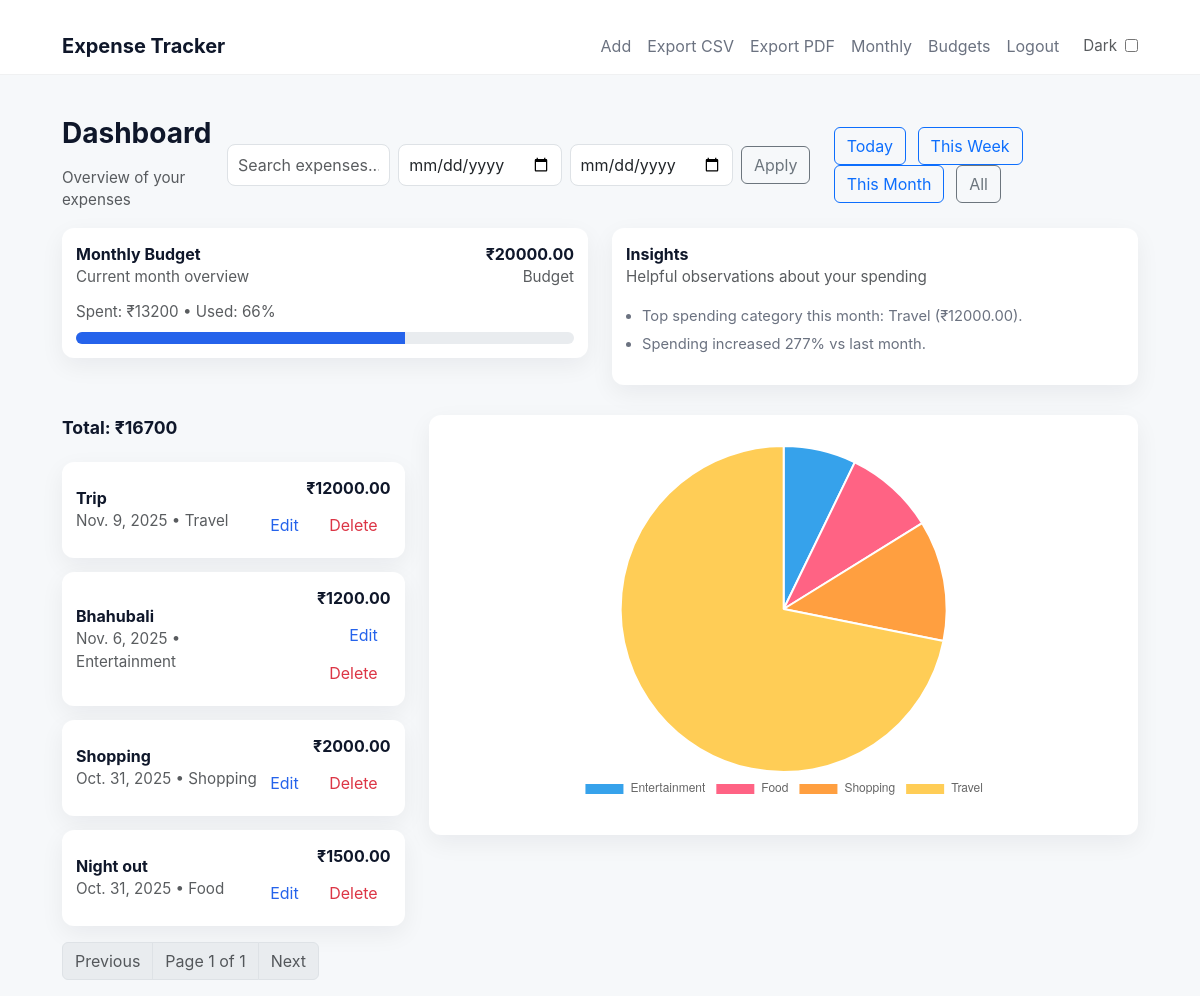
The app's page / (signed in) with its own data.
### expenses/models.py (models this page shows, shortened)
class Budget(models.Model):
    user = models.ForeignKey(User, on_delete=models.CASCADE, related_name="budgets")
    month_start = models.DateField(help_text="First day of month (e.g. 2025-11-01)")
    amount = models.DecimalField(max_digits=10, decimal_places=2)
    created_at = models.DateTimeField(auto_now_add=True)
    class Meta:
        unique_together = ("user", "month_start")
        ordering = ("-month_start",)

class Expense(models.Model):
    user = models.ForeignKey(User, on_delete=models.CASCADE, related_name="expenses")
    description = models.CharField(max_length=255)
    amount = models.DecimalField(max_digits=10, decimal_places=2)
    category = models.CharField(max_length=50, choices=CATEGORY_CHOICES, default="Other")
    date = models.DateField()
    notes = models.TextField(blank=True, null=True)
    created_at = models.DateTimeField(auto_now_add=True)
    class Meta:
        ordering = ["-date", "-created_at"]

### expenses/views.py (the view)
# urls.py: path("", views.dashboard, name="dashboard"),
@login_required
def dashboard(request):
    user = request.user
    qs = Expense.objects.filter(user=user)
    q = request.GET.get("q", "").strip()
    if q:
        qs = qs.filter(Q(description__icontains=q) | Q(notes__icontains=q) | Q(category__icontains=q))
    date_from = request.GET.get("from", "")
    date_to = request.GET.get("to", "")
    try:
        if date_from:
            qs = qs.filter(date__gte=date_from)
        if date_to:
            qs = qs.filter(date__lte=date_to)
    except Exception:
        pass
    filter_by = request.GET.get("filter", "all")
    if filter_by == "today":
        qs = qs.filter(date=date.today())
    elif filter_by == "week":
        start = date.today() - timedelta(days=date.today().weekday())
        qs = qs.filter(date__gte=start)
    elif filter_by == "month":
        qs = qs.filter(date__year=date.today().year, date__month=date.today().month)
    page = request.GET.get("page", 1)
    paginator = Paginator(qs, 6)
    page_obj = paginator.get_page(page)
    total = qs.aggregate(total=Sum("amount"))["total"] or 0
    category_totals = qs.values("category").annotate(sum=Sum("amount"))
    labels = [c["category"] for c in category_totals]
    data = [float(c["sum"]) for c in category_totals]
    month_start = date.today().replace(day=1)
    try:
        current_budget = Budget.objects.get(user=user, month_start=month_start)
        spent_this_month = Expense.objects.filter(user=user, date__year=month_start.year, date__month=month_start.month).aggregate(total=Sum("amount"))["total"] or 0
        budget_pct = (float(spent_this_month) / float(current_budget.amount)) * 100 if current_budget.amount else 0
    except Budget.DoesNotExist:
        current_budget = None
        spent_this_month = 0
        budget_pct = 0
    insights = []
    month_qs = Expense.objects.filter(user=user, date__year=month_start.year, date__month=month_start.month)
    top = month_qs.values("category").annotate(sum=Sum("amount")).order_by("-sum").first()
    if top:
        insights.append(f"Top spending category this month: {top['category']} (₹{float(top['sum']):.2f}).")
    prev_month = (month_start - timedelta(days=1)).replace(day=1)
    this_total = float(month_qs.aggregate(total=Sum("amount"))["total"] or 0)
    prev_total = float(Expense.objects.filter(user=user, date__year=prev_month.year, date__month=prev_month.month).aggregate(total=Sum("amount"))["total"] or 0)
    if prev_total > 0:
        change_pct = ((this_total - prev_total) / prev_total) * 100
        if change_pct > 10:
            insights.append(f"Spending increased {change_pct:.0f}% vs last month.")
        elif change_pct < -10:
            insights.append(f"Spending decreased {abs(change_pct):.0f}% vs last month.")
    elif this_total > 0 and prev_total == 0:
        insights.append("New spending this month (no expenses recorded last month).")
    if current_budget:
        if budget_pct >= 100:
            insights.append("Alert: You have exceeded your budget for this month.")
        elif budget_pct >= 90:
            insights.append("Warning: You have used 90%+ of your budget this month.")
    context = {
        "expenses": page_obj,
        "page_obj": page_obj,
        "total": total,
        "labels": labels,
        "data": data,
        "filter_by": filter_by,
        "q": q,
        "current_budget": current_budget,
        "spent_this_month": spent_this_month,
        "budget_pct": int(budget_pct),
        "insights": insights,
    }
    return render(request, "expenses/dashboard.html", context)

### templates/expenses/dashboard.html (shortened to what this page needs)
{% extends "expenses/base.html" %}
{% block content %}
<div class="d-flex justify-content-between align-items-center mb-3">
  <div>
    <h3>Dashboard</h3>
    <div class="small text-muted">Overview of your expenses</div>
  </div>
  <div class="d-flex align-items-center">
    <form method="get" class="d-flex align-items-center me-3" style="gap:8px">
      <input class="form-control" name="q" placeholder="Search expenses..." value="{{ q|default:'' }}">
      <input class="form-control" type="date" name="from" value="{{ request.GET.from }}">
      <input class="form-control" type="date" name="to" value="{{ request.GET.to }}">
      <button class="btn btn-outline-secondary" type="submit">Apply</button>
    </form>
    <div>
      <a class="btn btn-outline-primary btn-filter" href="?filter=today">Today</a>
      <a class="btn btn-outline-primary btn-filter" href="?filter=week">This Week</a>
      <a class="btn btn-outline-primary btn-filter" href="?filter=month">This Month</a>
      <a class="btn btn-outline-secondary btn-filter" href="{% url 'expenses:dashboard' %}">All</a>
    </div>
  </div>
</div>
<div class="row mb-3">
  <div class="col-md-6">
    <div class="card-exp">
      <div class="d-flex justify-content-between align-items-start">
        <div>
          <div style="font-weight:700; font-size:1rem">Monthly Budget</div>
          <div class="small text-muted">Current month overview</div>
        </div>
        {% if current_budget %}
          <div class="text-end">
            <div style="font-weight:700">₹{{ current_budget.amount }}</div>
            <div class="small text-muted">Budget</div>
          </div>
        {% else %}
          <div class="text-end small text-muted">No budget set</div>
        {% endif %}
      </div>
      {% if current_budget %}
      <div style="margin-top:12px">
        <div class="small text-muted">Spent: ₹{{ spent_this_month }} • Used: {{ budget_pct }}%</div>
        <div class="progress" style="height:12px; margin-top:8px; border-radius:8px; overflow:hidden;">
          <div class="progress-bar" role="progressbar" style="width: {{ budget_pct }}%; background: var(--accent);" aria-valuenow="{{ budget_pct }}" aria-valuemin="0" aria-valuemax="100"></div>
        </div>
      </div>
      {% else %}
      <div class="small text-muted" style="margin-top:12px;">Create a budget on the Budgets page to track monthly spending.</div>
      {% endif %}
    </div>
  </div>
  <div class="col-md-6">
    <div class="card-exp">
      <div style="font-weight:700">Insights</div>
      <div class="small text-muted">Helpful observations about your spending</div>
      <ul class="mt-3" style="padding-left:16px;">
        {% if insights %}
          {% for it in insights %}
            <li class="small" style="margin-bottom:6px;">{{ it }}</li>
          {% endfor %}
        {% else %}
          <li class="small text-muted">No insights yet — add some expenses to generate insights.</li>
        {% endif %}
      </ul>
    </div>
  </div>
</div>
<div class="row">
  <div class="col-md-4">
    <div class="total-box">Total: ₹{{ total }}</div>
    <ul class="list-unstyled">
      {% for exp in expenses %}
      <li class="mb-2">
        <div class="card-exp d-flex justify-content-between align-items-center">
          <div>
            <div style="font-weight:700">{{ exp.description }}</div>
            <div class="small text-muted">{{ exp.date }} • {{ exp.category }}</div>
          </div>
          <div class="text-end">
            <div style="font-weight:700">₹{{ exp.amount }}</div>
            <div style="margin-top:6px">
              <a href="{% url 'expenses:edit' exp.pk %}" class="btn btn-link">Edit</a>
              <a href="{% url 'expenses:delete' exp.pk %}" class="btn btn-link text-danger">Delete</a>
            </div>
          </div>
        </div>
      </li>
      {% empty %}
      <li><div class="card-exp">No expenses yet.</div></li>
      {% endfor %}
    </ul>
    {% if page_obj %}
    <nav aria-label="Page navigation">
      <ul class="pagination">
        {% if page_obj.has_previous %}
          <li class="page-item">
            <a class="page-link" href="?{% if q %}q={{ q }}&{% endif %}page={{ page_obj.previous_page_number }}{% if filter_by %}&filter={{ filter_by }}{% endif %}">Previous</a>
          </li>
        {% else %}
          <li class="page-item disabled"><span class="page-link">Previous</span></li>
        {% endif %}
        <li class="page-item disabled"><span class="page-link">Page {{ page_obj.number }} of {{ page_obj.paginator.num_pages }}</span></li>
        {% if page_obj.has_next %}
          <li class="page-item">
            <a class="page-link" href="?{% if q %}q={{ q }}&{% endif %}page={{ page_obj.next_page_number }}{% if filter_by %}&filter={{ filter_by }}{% endif %}">Next</a>
          </li>
        {% else %}
          <li class="page-item disabled"><span class="page-link">Next</span></li>
        {% endif %}
      </ul>
    </nav>
    {% endif %}
  </div>
  <div class="col-md-8">
    <div class="chart-card">
      <canvas id="categoryChart" style="width:100%;height:100%;max-height:360px;"></canvas>
    </div>
  </div>
</div>
<script>
  const labels = {{ labels|safe }};
  const data = {{ data|safe }};
  const ctx = document.getElementById('categoryChart').getContext('2d');
  const categoryChart = new Chart(ctx, {
    type: 'pie',
    data: {
      labels: labels,
      datasets: [{ data: data }]
    },
    options: {
      responsive: true,
      maintainAspectRatio: false,
      plugins: { legend: { position: 'bottom' } }
    }
  });
  window.addEventListener('resize', () => categoryChart.resize());
</script>
{% endblock %}

### templates/expenses/base.html (shortened to what this page needs)
{% load static %}
<!doctype html>
<html>
<head>
  <link href="https://cdn.jsdelivr.net/npm/bootstrap@5.3.0/dist/css/bootstrap.min.css" rel="stylesheet">
  <link rel="stylesheet" href="{% static 'expenses/styles.css' %}">
</head>
<body>
<nav class="navbar navbar-expand-lg">
  <div class="container">
    <a class="navbar-brand" href="{% url 'expenses:dashboard' %}">Expense Tracker</a>
    <div class="collapse navbar-collapse">
      <ul class="navbar-nav ms-auto align-items-center">
        {% if user.is_authenticated %}
          <li class="nav-item"><a class="nav-link" href="{% url 'expenses:add' %}">Add</a></li>
          <li class="nav-item"><a class="nav-link" href="{% url 'expenses:export_csv' %}">Export CSV</a></li>
          <li class="nav-item"><a class="nav-link" href="{% url 'expenses:export_pdf' %}">Export PDF</a></li>
          <li class="nav-item"><a class="nav-link" href="{% url 'expenses:monthly_summary' %}">Monthly</a></li>
          <li class="nav-item"><a class="nav-link" href="{% url 'expenses:budgets' %}">Budgets</a></li>
          <li class="nav-item"><a class="nav-link" href="{% url 'expenses:logout' %}">Logout</a></li>
        {% else %}
          <li class="nav-item"><a class="nav-link" href="{% url 'expenses:login' %}">Login</a></li>
          <li class="nav-item"><a class="nav-link" href="{% url 'expenses:signup' %}">Sign up</a></li>
        {% endif %}
        <li class="nav-item">
          <div class="dark-toggle ms-3">
            <label for="darkSwitch" class="small text-muted">Dark</label>
            <input type="checkbox" id="darkSwitch" aria-label="Toggle dark mode">
          </div>
        </li>
      </ul>
    </div>
  </div>
</nav>
<div class="container mt-4">
  {% block content %}{% endblock %}
</div>
</body>
</html>

### static/expenses/styles.css (style rules this page uses)
:root { --bg: #f5f7fa; --card-bg: #ffffff; --text: #111; --text-muted: #777; --accent: #3b82f6; --border: #e5e7eb; }
* { box-sizing:border-box }
body { margin:0; background:var(--bg); font-family: Inter, system-ui, -apple-system, "Segoe UI", Roboto, "Helvetica Neue", Arial; color:#0f172a; -webkit-font-smoothing:antialiased; -moz-osx-font-smoothing:grayscale; line-height:1.5; }
.navbar { background:var(--card) !important; border-bottom: 1px solid rgba(15,23,42,0.06); box-shadow: none; }
.navbar .container { max-width:1100px; }
.navbar-brand { font-weight:700; font-size:1.25rem; color: #0b1220 !important; }
.container { max-width:1100px; }
.card-exp { background: var(--card); border-radius: var(--radius); padding: 14px; box-shadow: var(--shadow); margin-bottom: 14px; }
.total-box { margin-bottom: 1.25rem; font-weight:700; font-size:1.1rem; }
.chart-card { background: var(--card); border-radius: var(--radius); padding: 18px; box-shadow: var(--shadow); height: 420px; display:flex; align-items:center; justify-content:center; }
.btn-filter { margin-left: 0.45rem; }
.btn-link { color: var(--accent); text-decoration:none; }
.btn-link.text-danger { color: var(--danger); }
.form-control { min-width: 160px; border-radius:8px; }
form .form-control { padding: 8px 10px; }
h3 { font-weight:700; margin-bottom:1rem; }
.text-muted { color: var(--muted); font-size:0.95rem; }
.small { font-size:0.92rem; color:var(--muted); }
:root { --bg: #f6f8fa; --card: #ffffff; --muted: #6b7280; --accent: #2563eb; --danger: #ef4444; --shadow: 0 8px 24px rgba(15,23,42,0.06); --radius: 12px; --text: #0f172a; }
body { margin:0; background:var(--bg); font-family: Inter, system-ui, -apple-system, "Segoe UI", Roboto, "Helvetica Neue", Arial; color:var(--text); -webkit-font-smoothing:antialiased; -moz-osx-font-smoothing:grayscale; line-height:1.5; }
.navbar-brand { font-weight:700; font-size:1.25rem; color: var(--text) !important; }
.navbar .nav-link { color: var(--muted) !important; }
.container { max-width:1100px; padding-top:18px }
.dark-toggle { display:flex; align-items:center; gap:8px; margin-left:8px; font-size:0.95rem; }

### records on screen
Budget: amount "20000.00"
Expense: description "Trip", date "Nov. 9, 2025", category "Travel", amount "12000.00"
Expense: description "Bhahubali", date "Nov. 6, 2025", category "Entertainment", amount "1200.00"
Expense: description "Shopping", date "Oct. 31, 2025", category "Shopping", amount "2000.00"
Expense: description "Night out", date "Oct. 31, 2025", category "Food", amount "1500.00"

### other values on screen
{{ spent_this_month }} "13200"
{{ budget_pct }} "66"
{{ it }} "Top spending category this month: Travel (₹12000.00)." "Spending increased 277% vs last month."
{{ total }} "16700"
{{ page_obj.number }} "1"
{{ page_obj.paginator.num_pages }} "1"
chart data {{ labels|safe }} ['Entertainment', 'Food', 'Shopping', 'Travel']
chart data {{ data|safe }} [1200.0, 1500.0, 2000.0, 12000.0]
